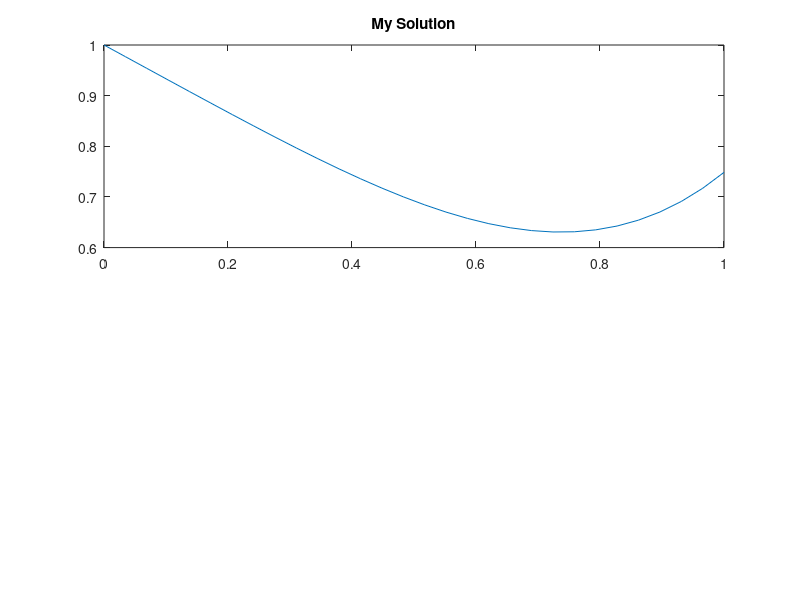

MATLAB code for this plot: (Note: this script raises an error after producing the figure.)
% solution of d^2u/dx^2 = k*x*x (constant) using FDM
% with boundary conditions u(a) = u0 and u(b) = p0 using FDM

%%
clear;
close all;
clc;

a = 0;
b = 1;
u0 = 1;
p0 = 1;
k = 5;
n = 30;

x_domain = b - a;
h = x_domain/(n-1) ;
 


u(1) = u0;
u(n) = 0;

u_new(1) = u0;
u_new(n) = 0;

error_now = 1 ;
error_req = 1e-7 ;

iterations = 0 ;

%%
while error_now > error_req
    for i=2:n
        x = a + (i-1)*h ;
        if(i ~= n)
           u_new(i) = 0.5*(u(i+1) + u(i-1)) - 0.5*k*x*x*h*h ;
        else
            u_new(i) = u(i-1) + p0*h - 0.5*x*x*k*h*h ;
        end
    end

    error_now = 0;
    for i=2:n
        error_now = error_now + abs(u(i) - u_new(i)) ;
    end
    iterations = iterations + 1;
        if(rem(iterations, 1000) == 0)
        iterations
        error_now
    end
    u = u_new ;
end

%%
close all ;
x = a:h:b ;
subplot(2, 1, 1) ;
plot(x, u, linewidth=2 );
xlim([0, 1]) ;
ylim([0.6, 1]);
title('My Solution')

%% plotting the exact solution

syms us(xs)
dus(xs) = diff(us, xs) ;

ode = diff(us, xs, 2) == k*xs*xs ;

cond1 = us(a) == u0;
cond2 = dus(b) == p0;

usol(xs) = dsolve(ode, [cond1, cond2]) ;
subplot(2, 1, 2) ;
fplot(xs, usol, 'r', linewidth=2) ;
xlim([0, 1]) ;
ylim([0.6, 1]);
title('Matlab Solution')

